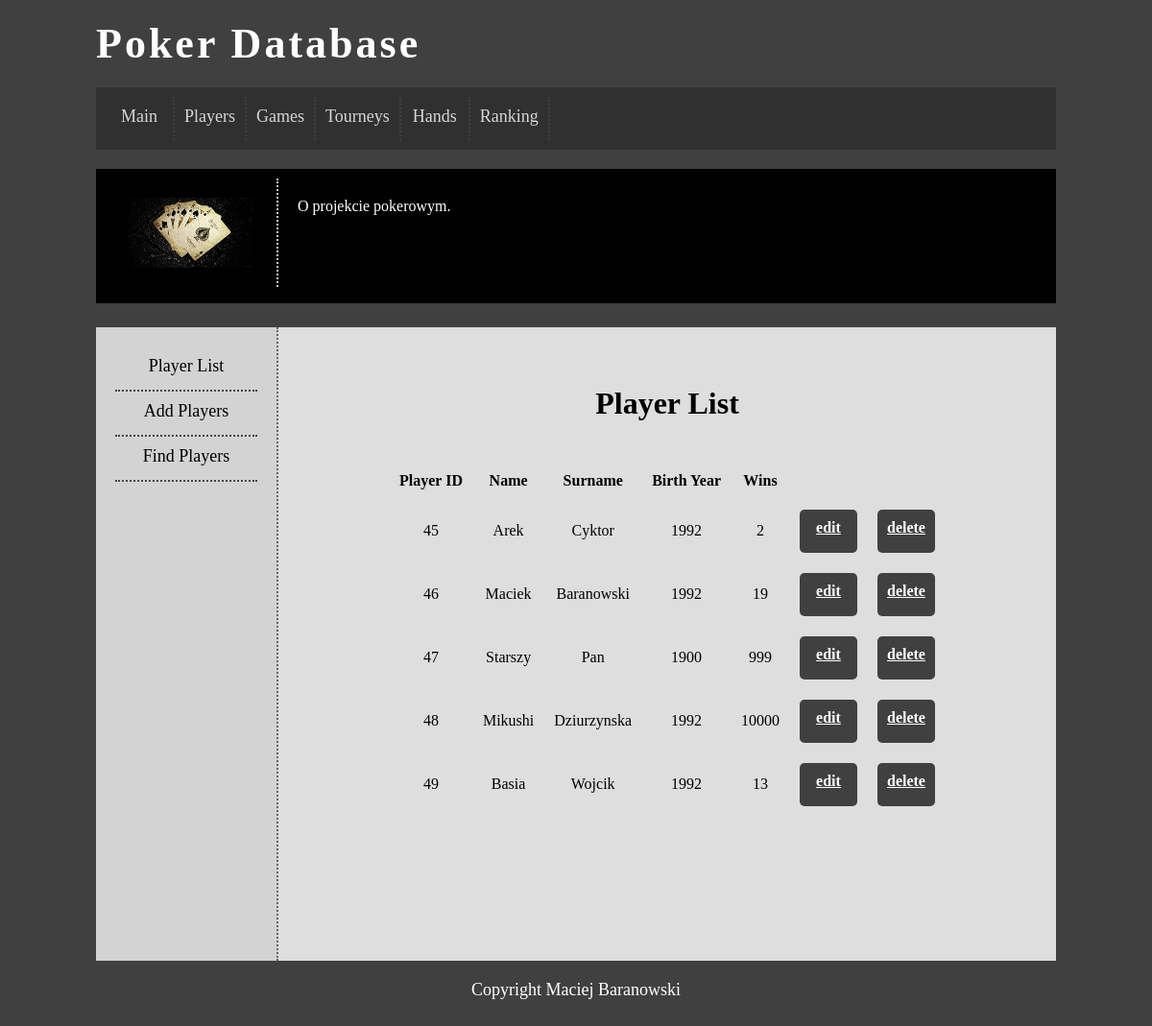
The app's page /playerlist.php with its own data.
### tables this page shows
CREATE TABLE IF NOT EXISTS `gracze` (
  `idgracza` int(11) NOT NULL,
  `imie` text NOT NULL,
  `nazwisko` text NOT NULL,
  `rokurodzenia` int(11) NOT NULL,
  `zwyciestwa` int(11) NOT NULL
);

### playerlist.php (the view, shortened to what this page needs)
<html>
<head>
	<link rel="stylesheet" href="style.css" type="text/css" />
</head>
<body>
	<div id="container">
		<div id="logo">
		 Poker Database
		</div>
		<div id="menu">
		<a href='index.php' class="optionlink"><div class="option">Main</div></a>
		<a href='playerlist.php' class="optionlink"><div class="option">Players</div></a>
		<a href='gamelist.php' class="optionlink"><div class="option">Games</div></a>
		<a href='tourneylist.php' class="optionlink"><div class="option">Tourneys</div></a>
		<a href='handlist.php' class="optionlink"><div class="option">Hands</div></a>
		<a href='rankinglist.php' class="optionlink"><div class="option">Ranking</div></a>
		</div>
		<div id="topbar">
			<div id="topbarL">
				<img src="cards.jpeg" />
			</div>
			<div id="topbarR">
				O projekcie pokerowym.
			</div>
		</div>
		<div id="sidebar">
		 <a href='playerlist.php' class="optionlinkS"><div class="optionL">Player List</div></a>
		 <a href='playeradd.php' class="optionlinkS"><div class="optionL">Add Players</div></a>
		 <a href='playerfind.php' class="optionlinkS"><div class="optionL">Find Players</div></a>
		</div>
	<div id="content">
			<h1 align="center"> Player List</h1><br />
			<?php	require_once('db.php');
				$query1 = "SELECT * FROM gracze";
				$response1 = @mysqli_query($dbc, $query1);
			echo '<table align="center"
			cellspacing="5" cellpadding="8">
			<tr>
				<td align="center"><b>Player ID</b></td>
				<td align="center"><b>Name</b></td>
				<td align="center"><b>Surname</b></td>
				<td align="center"><b>Birth Year</b></td>
				<td align="center"><b>Wins</b></td>';
			while($row = mysqli_fetch_array($response1)){
			echo '<tr><td align="center">' .
			$row['0'] . ' </td><td align="center">' .
			$row['1'] . ' </td><td align="center">' .
			$row['2'] . ' </td><td align="center">' .
			$row['3'] . ' </td><td align="center">' .
			$row['4'] . ' </td><td align="center">' .
			"<a href='playerupdate.php?edit=$row[idgracza]' class='buttons'>edit</a>" . ' </td><td align="center">' .
			"<a href='deletegracz.php?del=$row[idgracza]' class='buttons'>delete</a>";
			echo '</tr>';
		}
		echo '</table>';
		?>
	</div>
		<div id="footer">
			Copyright Maciej Baranowski
		</div>
	</div>
</body>
</html>

### style.css (style rules this page uses)
body { background-color: #404040; }
#container { width: 1000px; margin-left: auto; margin-right: auto; }
#logo { color: white; margin-top: 20px; font-size: 44px; letter-spacing: 3px; font-weight: 900; }
#menu { background-color: #303030; margin-top: 20px; color: #ffffff; padding: 10px; text-align: center; }
#topbar { background-color: black; color: white; padding: 10px; margin-top: 20px; margin-bottom: 25px; height: 120px; }
#topbarL { float: left; padding: 20px; width: 138px; text-align: center; border-right: 2px dotted #cccccc; }
#topbarR { float: left; padding: 20px; width: 760px; font-size: 16px; text-align: justify; }
#sidebar { float: left; width: 148px; min-height: 620px; padding: 20px; background-color: lightgray; text-align: center; font-size: 18px; border-right: 2px dotted #666666; }
#content { float: left; padding: 40px; width: 730px; background-color: #dedede; min-height: 580px; text-align: justify; }
#footer { clear: both; color: white; text-align: center; padding: 20px; font-size: 18px; }
.option { float: left; min-width: 50px; height: 25px; font-size: 18px; padding: 10px; border-right: 2px dotted #444444; opacity: 0.8; }
.optionL { font-size:18px; height: 25px; padding: 10px; border-bottom: 2px dotted #444444; }
a.optionlink { color: #ffffff; text-decoration: none; }
a.optionlinkS { color: black; text-decoration: none; }
a.buttons { display: block; width: 40px; height: 25px; background: #404040; padding: 10px; text-align: center; border-radius: 5px; color: white; font-weight: bold; }

### records on screen
gracze: idgracza "45", imie "Arek", nazwisko "Cyktor", rokurodzenia "1992", zwyciestwa "2"
gracze: idgracza "46", imie "Maciek", nazwisko "Baranowski", rokurodzenia "1992", zwyciestwa "19"
gracze: idgracza "47", imie "Starszy", nazwisko "Pan", rokurodzenia "1900", zwyciestwa "999"
gracze: idgracza "48", imie "Mikushi", nazwisko "Dziurzynska", rokurodzenia "1992", zwyciestwa "10000"
gracze: idgracza "49", imie "Basia", nazwisko "Wojcik", rokurodzenia "1992", zwyciestwa "13"
